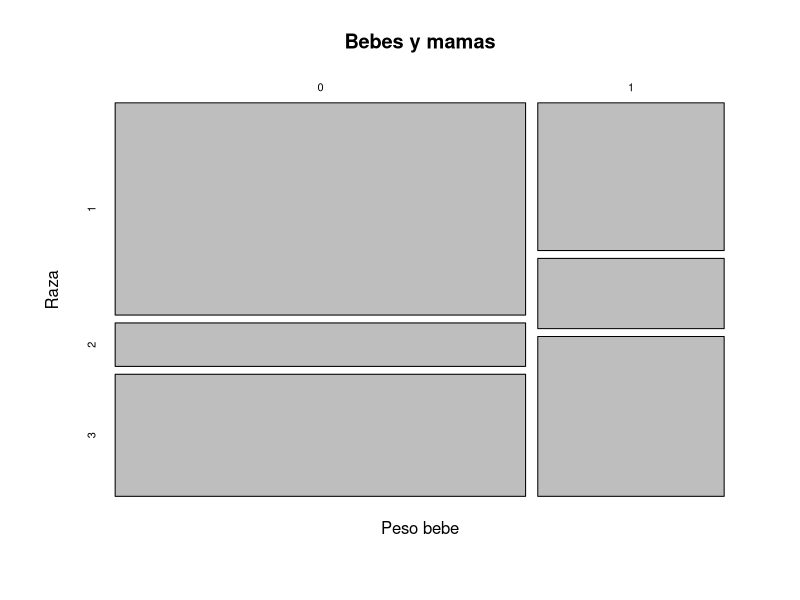
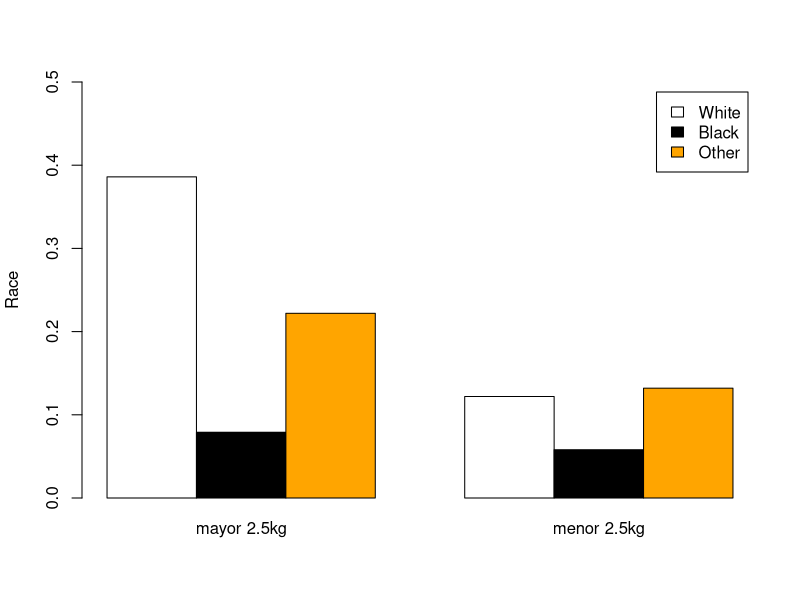
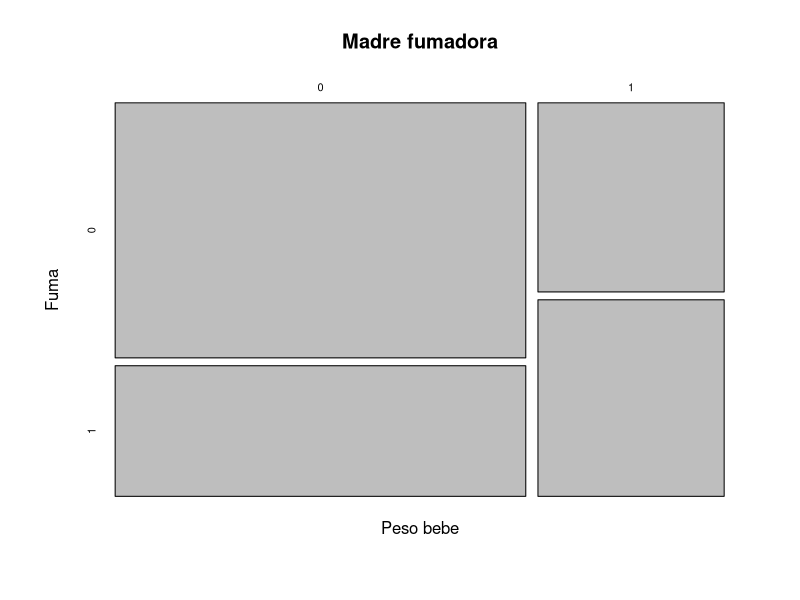
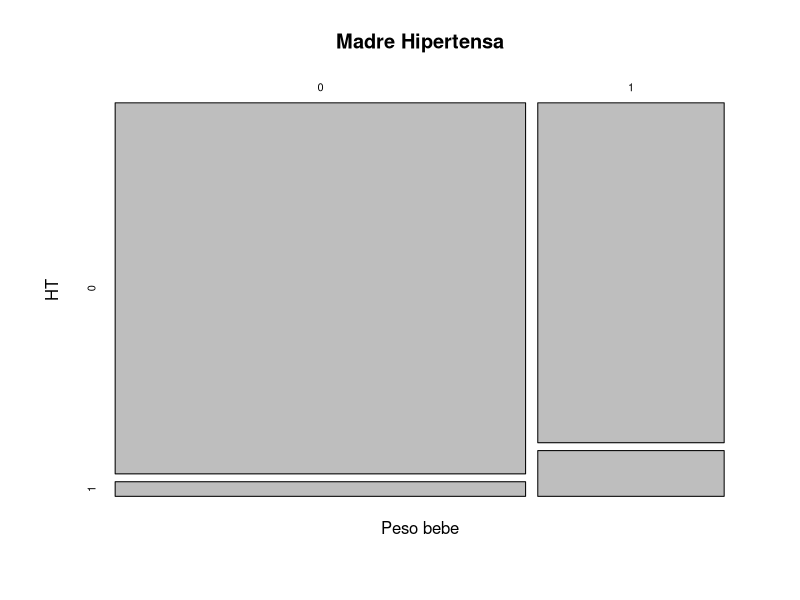
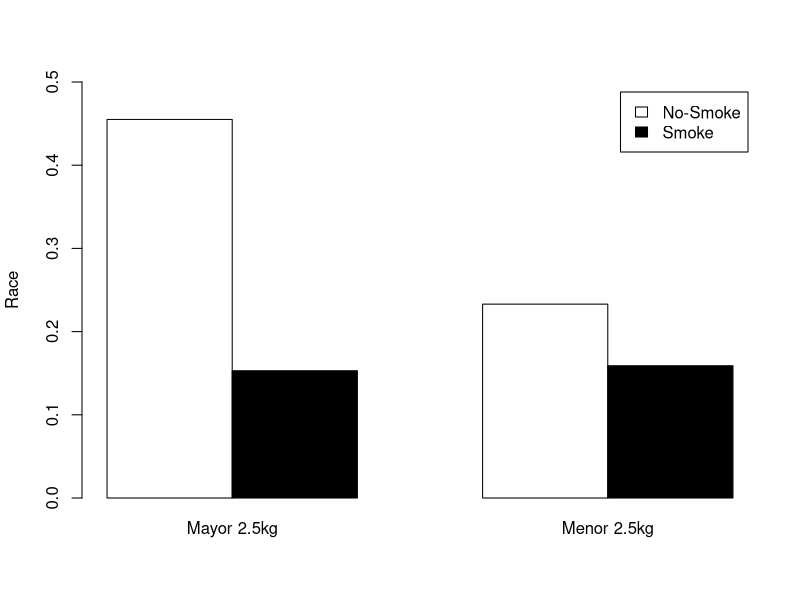
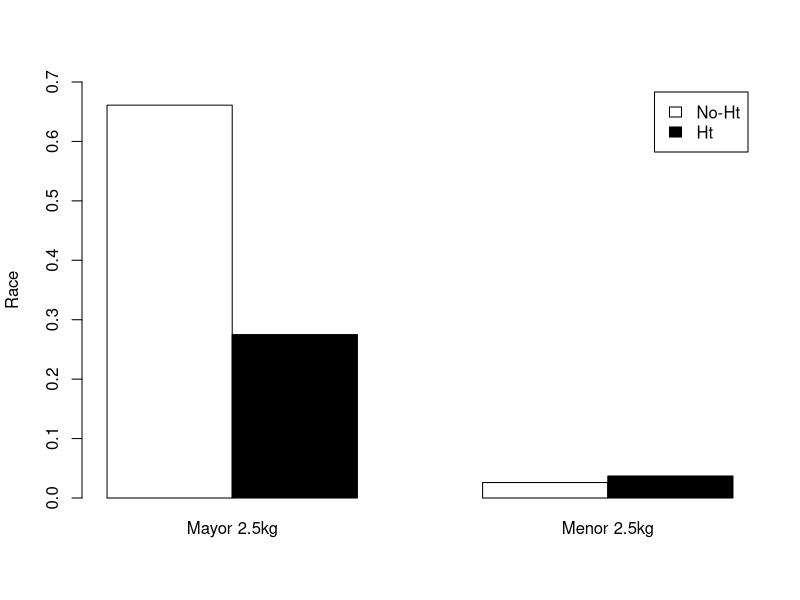
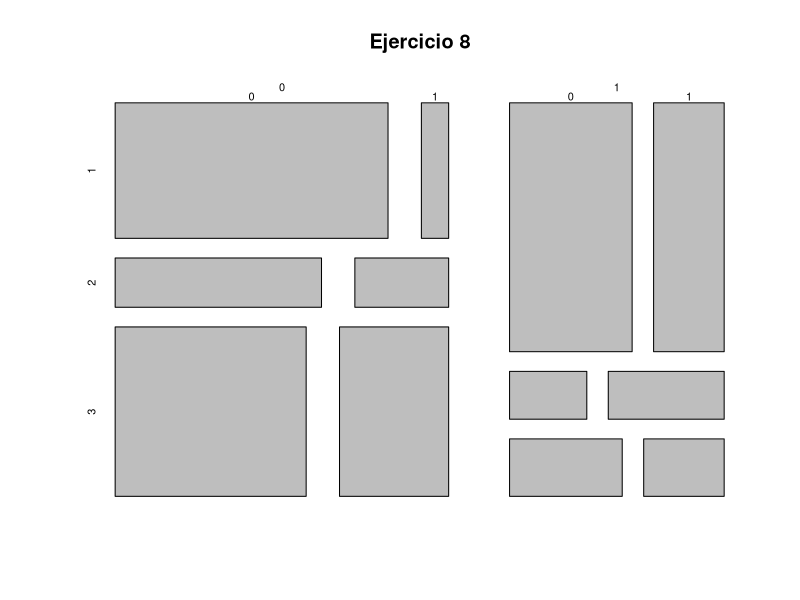

Here is the R script that generated these plots, in order:
## ---- chunk 1
library(MASS) #1
str(birthwt)
head(birthwt)
help(birthwt)
## ---- chunk 2
round(prop.table(table(birthwt[c(1,4)])),3) #2
## ---- chunk 3
bebes <- round(prop.table(table(birthwt[c(1,4)])),3)
plot(bebes, main="Bebes y mamas", ylab = "Raza", xlab = "Peso bebe") #3
## ---- chunk 4
barplot(t(bebes), beside = TRUE,names=c("mayor 2.5kg","menor 2.5kg"),legend.text = c("White","Black","Other"),col = c("white","black","orange"),ylim =c(0,0.5),ylab = "Race")#4
## ---- chunk 5
smoke<-round(prop.table(table(birthwt[c(1,5)])),3) #smoke
ht<-round(prop.table(table(birthwt[c(1,7)])),3) #Hipert
## ---- chunk 6
plot(smoke, main="Madre fumadora", ylab = "Fuma", xlab = "Peso bebe") #3
plot(ht, main="Madre Hipertensa", ylab = "HT", xlab = "Peso bebe") #3
## ---- chunk 7
barplot(smoke, beside = TRUE,names=c("Mayor 2.5kg","Menor 2.5kg"),legend.text = c("No-Smoke","Smoke"),col = c("white","black"),ylim =c(0,0.5),ylab = "Race")
barplot(ht, beside = TRUE,names=c("Mayor 2.5kg","Menor 2.5kg"),legend.text = c("No-Ht","Ht"),col = c("white","black"),ylim =c(0,0.7),ylab = "Race")
## ---- chunk 8
bebe= MASS::birthwt
bebe2 = table(bebe$smoke,bebe$race,bebe$low)## Frecuencia marginal de tres ternas.

round(prop.table(bebe2, margin = 1)*100,2)
## ---- chunk 9
plot(round(prop.table(table(bebe$smoke,bebe$race,bebe$low))*100,3),main="Ejercicio 8")
